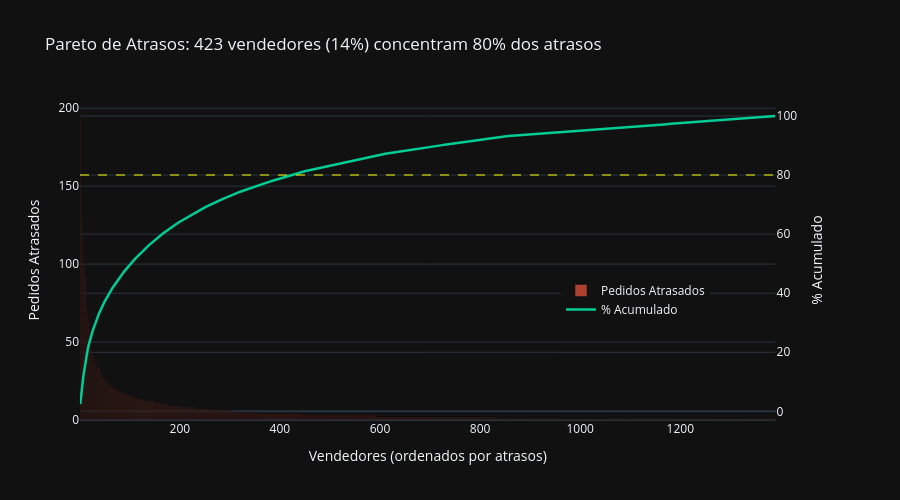

The notebook cell saved with this chart:
### Code cell
fig = make_subplots(specs=[[{"secondary_y": True}]])

fig.add_trace(
    go.Bar(
        x=list(range(1, len(pareto) + 1)),
        y=pareto["late_orders"],
        name="Pedidos Atrasados",
        marker_color="#EF553B",
        opacity=0.7,
    ),
    secondary_y=False,
)
fig.add_trace(
    go.Scatter(
        x=list(range(1, len(pareto) + 1)),
        y=pareto["cumulative_pct"],
        name="% Acumulado",
        line=dict(color="#00CC96", width=2.5),
    ),
    secondary_y=True,
)
fig.add_hline(y=80, line_dash="dash", line_color="yellow", opacity=0.5, secondary_y=True)

fig.update_layout(
    title=f"Pareto de Atrasos: {n_80} vendedores ({pct_sellers_80:.0f}%) concentram 80% dos atrasos",
    template="plotly_dark", height=500,
    xaxis_title="Vendedores (ordenados por atrasos)",
    legend=dict(x=0.65, y=0.3),
)
fig.update_yaxes(title_text="Pedidos Atrasados", secondary_y=False)
fig.update_yaxes(title_text="% Acumulado", secondary_y=True)
fig.show()

### Figure 1 — Plotly figure (JSON) as saved in the notebook; plotly's stock layout.template omitted (floating-point values rounded to 4 significant figures; data arrays with more than 128 entries replaced by an {"elided": "..."} marker saying what was removed)
{"data": [{"marker": {"color": "#EF553B"}, "name": "Pedidos Atrasados", "opacity": 0.7, "type": "bar", "x": {"elided": "1390 int values"}, "xaxis": "x", "y": {"elided": "1390 float values"}, "yaxis": "y"}, {"line": {"color": "#00CC96", "width": 2.5}, "name": "% Acumulado", "type": "scatter", "x": {"elided": "1390 int values"}, "xaxis": "x", "y": {"elided": "1390 float values"}, "yaxis": "y2"}], "layout": {"height": 500, "legend": {"x": 0.65, "y": 0.3}, "shapes": [{"line": {"color": "yellow", "dash": "dash"}, "opacity": 0.5, "type": "line", "x0": 0, "x1": 1, "xref": "x domain", "y0": 80, "y1": 80, "yref": "y2"}], "title": {"text": "Pareto de Atrasos: 423 vendedores (14%) concentram 80% dos atrasos"}, "xaxis": {"anchor": "y", "domain": [0.0, 0.94], "title": {"text": "Vendedores (ordenados por atrasos)"}}, "yaxis": {"anchor": "x", "domain": [0.0, 1.0], "title": {"text": "Pedidos Atrasados"}}, "yaxis2": {"anchor": "x", "overlaying": "y", "side": "right", "title": {"text": "% Acumulado"}}}}
